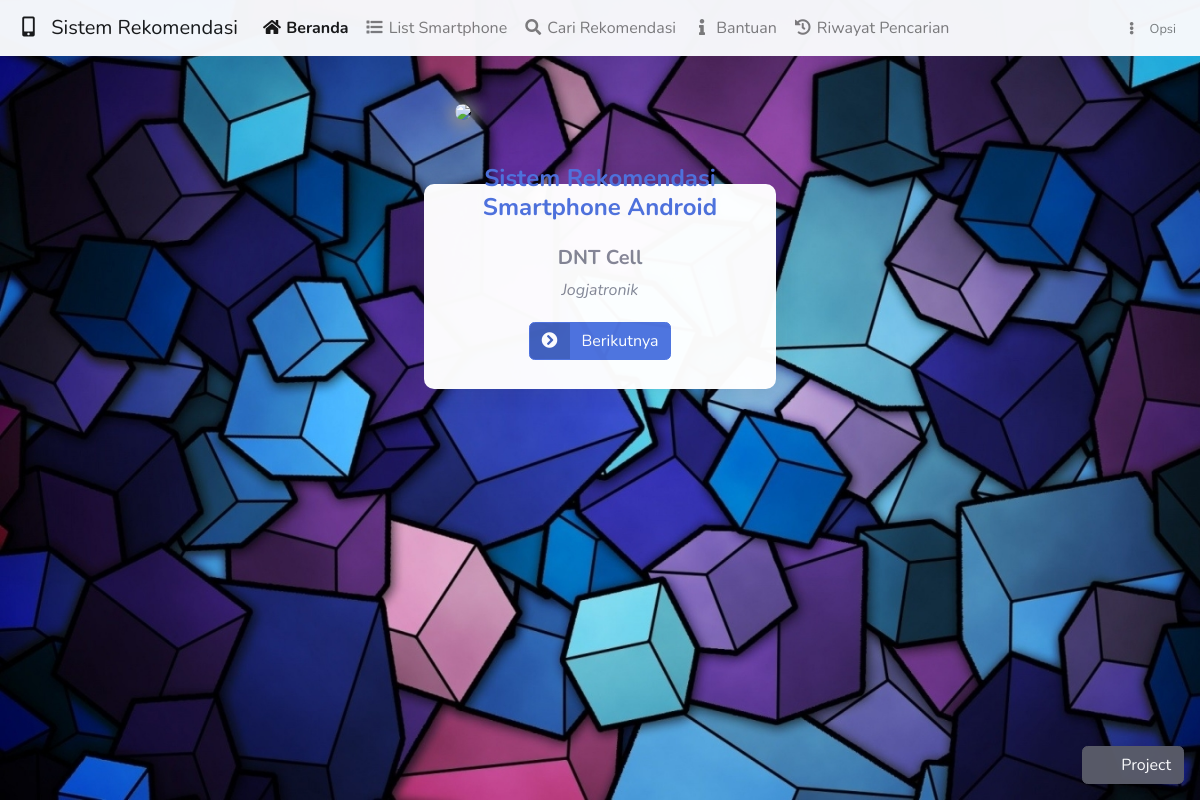
The page / on the database its author committed.
### tables this page shows
CREATE TABLE `tbl_conf` (
  `id_conf` int(11) NOT NULL,
  `nama_instansi` varchar(50) NOT NULL,
  `alamat_instansi` varchar(50) NOT NULL,
  `deskripsi` varchar(50) NOT NULL,
  `nama_aplikasi` varchar(50) NOT NULL,
  `halaman_bantuan` text NOT NULL
);

### application/controllers/C_user.php (called while the page is built, shortened)
<?php
class C_user extends CI_Controller {
	public function __construct()
	{
		$this->load->model('M_config','mconfig');
	}
	public function index()
	{
		$data['title'] = 'Recommendation - Beranda';
		$data['detail_con'] = $this->mconfig->det_conf();
		$this->load->view('template/us_head', $data);
		$this->load->view('front/dashboard', $data);
		$this->load->view('modal/mdl_adduser', $data);
		$this->load->view('template/us_foot', $data);
	}
}

### index.php (called while the page is built, shortened)
<?php
require_once BASEPATH.'core/CodeIgniter.php';

### application/models/M_config.php (called while the page is built, shortened)
<?php
class M_config extends CI_Model {
	public function det_conf()
	{
		$this->db->select('*');
		$this->db->from('tbl_conf');
		$this->db->where('id_conf', '0');
		$q = $this->db->get();
		return $q;
	}
}

### application/views/front/dashboard.php (the view, shortened to what this page needs)
<div class="m-0">
	<div class="row justify-content-center py-2 px-4">
		<div class="col-md-4 mb-2">
			<div class="card border-0 animated fadeInDownBig shadow h-100 c">
				<div class="top-sec mx-3"><img class="img-fluid" src="<?= base_url('assets/img/sp.jpg') ?>"></div>
				<center>
					<?php $d = $detail_con->row(); ?>
					<h4 class="font-weight-bold text-primary py-3"><?= $d->nama_aplikasi;?></h4>
					<h5 class="font-weight-bold"><?= $d->nama_instansi;?></h5>
					<p class="font-italic"><?= $d->alamat_instansi;?></p>
					<?php if (!$this->session->userdata('user')) { ?>
					<a href="<?= base_url('login') ?>" class="btn btn-primary btn-icon-split m-1">
						<span class="icon text-white"><i class="fas fa-chevron-circle-right"></i></span>
						<span class="text">Berikutnya</span>
					</a>
					<?php } ?>
				</center>
			</div>
		</div>
	</div>
	<div class="fixed-bottom justify-content-center">
		<a class="btn btn-dark text-white float-right btn-image image-btn m-3" href="https://github.com/fikriomar16/" target="_blank">
			Project
		</a>
	</div>
</div>

### assets/fa/css/all.css (style rules this page uses)
.fa, .fas, .far, .fal, .fab { -moz-osx-font-smoothing: grayscale; -webkit-font-smoothing: antialiased; display: inline-block; font-style: normal; font-variant: normal; text-rendering: auto; line-height: 1; }
.fa-chevron-circle-right:before { content: "\f138"; }
.fa, .fas { font-family: 'Font Awesome 5 Free'; font-weight: 900; }

### application/views/front/dashboard.php (style rules this page uses)
.btn-image:before { content: ""; width: 17px; height: 17px; display: inline-block; margin-right: 5px; vertical-align: text-top; background-color: transparent; background-position : center center; background-repeat:no-repeat; }
.image-btn:before { background-image : url(https://pbs.twimg.com/profile_images/1295283628872568832/bL9i6lY0_400x400.jpg) !important; background-size: cover; border-radius: 50%; }
.c { padding: 15px; margin-top: 120px; margin-bottom: -110px; box-shadow: 0 0 16px 1px; }
.c img { width: 100%; object-fit: cover; box-shadow: 0 3px 15px 6px; border-radius: 10px; }
.c .top-sec { margin-top: -100px; margin-bottom: 25px; }
.card { border-radius: 10px; }

### rows shown on the page
tbl_conf: nama_aplikasi "Sistem Rekomendasi Smartphone Android", nama_instansi "DNT Cell", alamat_instansi "Jogjatronik"
